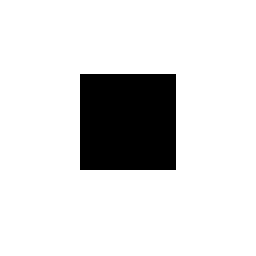
//> input picture source/Rect1.bmp, 128 x 128 px (shown 2 times larger)
$ ./lab4   (built with g++ and OpenCV 4)
//> lines starting //> are read from the running program, lines starting //| are printed output that depends on the picture; after the words box and inside, x2 and y2 are one past the last pixel; in counts of white or black regions, pixels touching at a corner belong together
#include <iostream>
#include <ctime>
#include <complex>
#include <opencv2/core/core.hpp>
#include <opencv2/highgui/highgui.hpp>
#define M_PI       3.14159265358979323846
using namespace std;
using namespace cv;
// [77 lines left out: functions fourier, ifourier, lab14, not called in this run]
vector<complex<double> >fft(vector<complex<double> >x) {
	int n = x.size();
	if (n == 1)
		return x;
	complex<double >j(0, 1);
	complex<double >nj(0, -1);
	complex<double >wn = exp(nj * (2 * M_PI / n));
	complex<double >w(1, 0);
	vector<complex<double >>x0, x1;
	for (int i = 0; i<n;) {
		x0.push_back(x[i++]);
		x1.push_back(x[i++]);
	}
	vector<complex<double >>y0 = fft(x0);
	vector<complex<double >>y1 = fft(x1);
	vector<complex<double >>y;
	y.resize(n);
	for (int k = 0; k<n / 2; ++k) {
		y[k] = y0[k] + w * y1[k];
		y[k + n / 2] = y0[k] - w * y1[k];
		w = w * wn;
	}
	return y;
}
vector<vector<complex<double> > >fastFourier(Mat image) {
	int nr = image.rows;
	int nc = image.cols;
	vector<vector<complex<double> > >outMatrix;
	outMatrix.resize(nr);
	vector<complex<double> >tempCol, tempRow, tempCol2;
	tempCol.resize(nr);
	tempRow.resize(nc);
	int t;
	for (int i = 0; i < nr; ++i) {
		const uchar *inData = image.ptr<uchar>(i);
		for (int j = 0; j<nc; ++j) {
			t = (int)inData[j];
			tempRow[j] = complex<double>(t);
		}
		outMatrix[i] = fft(tempRow);
	}
	for (int j = 0; j<nc; ++j) {
		for (int i = 0; i<nr; ++i) {
			tempCol[i] = outMatrix[i][j];
		}
		tempCol2 = fft(tempCol);
		for (int i = 0; i<nr; i++) {
			outMatrix[i][j] = tempCol2[i];
		}
	}
	return outMatrix;
}
vector<vector<complex<double> > >ifft(vector<vector<complex<double> > >inMatrix) {
	int nr = inMatrix.size();
	int nc = inMatrix[0].size();
	vector<vector<complex<double> > >outMatrix;
	outMatrix.resize(nr);
	vector<complex<double >>tempCol, tempRow, tempCol2;
	tempCol.resize(nr);
	tempRow.resize(nc);
	for (int i = 0; i<nr; ++i) {
		for (int j = 0; j<nc; ++j) {
			tempRow[j] =complex<double>(inMatrix[i][j].real(), -inMatrix[i][j].imag());
		}
		outMatrix[i] = fft(tempRow);
	}
	for (int j = 0; j<nc; ++j) {
		for (int i = 0; i<nr; ++i) {
			tempCol[i] = outMatrix[i][j];
		}
		tempCol2 = fft(tempCol);
		for (int i = 0; i<nr; i++) {
			outMatrix[i][j] =complex<double >(tempCol2[i].real(), -tempCol2[i].imag());
		}
	}
	return outMatrix;
}
vector<vector<complex<double> > > filter(vector<vector<complex<double> > >inMatrix, double r0,double r1, bool pass) {
	vector<vector<complex<double> > >outMatrix;
	int nr = inMatrix.size();
	int nc = inMatrix[0].size();
	outMatrix.resize(nr);
	for (int i = 0; i<nr; ++i) {
		outMatrix[i].resize(nc);
	}
	double dis;
	for (int i = 0; i<nr / 2; ++i) {
		for (int j = 0; j<nc / 2; ++j) {
			dis = sqrt(i * i + j * j);
			if (dis >= r0 && dis<r1) {
				outMatrix[i][j] =pass ? inMatrix[i][j] : complex<double>(0, 0);
			} else {
				outMatrix[i][j] =pass ? complex<double>(0,0) :inMatrix[i][j];
			}
		}
	}
	for (int i = nr / 2; i<nr; ++i) {
		for (int j = 0; j<nc / 2; ++j) {
			dis = sqrt((i - nr + 1) * (i - nr + 1) + j * j);
			if (dis >= r0 && dis<r1) {
				outMatrix[i][j] =pass ? inMatrix[i][j] : complex<double>(0, 0);
			} else {
				outMatrix[i][j] =pass ? complex<double>(0,0) : inMatrix[i][j];
			}
		}
	}
	for (int i = 0; i<nr / 2; ++i) {
		for (int j = nc / 2; j<nc; ++j) {
			dis = sqrt(i * i + (j - nc + 1) * (j - nc + 1));
			if (dis >= r0 && dis<r1) {
				outMatrix[i][j] =pass ? inMatrix[i][j] : complex<double>(0, 0);
			} else {
				outMatrix[i][j] =pass ? complex<double>(0,0) :inMatrix[i][j];
			}
		}
	}
	for (int i = nr / 2; i<nr; ++i) {
		for (int j = nc / 2; j<nc; ++j) {
			dis =sqrt((i - nr + 1) * (i - nr + 1) +(j - nc + 1) * (j - nc + 1));
			if (dis >= r0 && dis<r1) {
				outMatrix[i][j] =pass ? inMatrix[i][j] : complex <double >(0, 0);
			} else {
				outMatrix[i][j] =pass ? complex<double >(0,0) :inMatrix[i][j];
			}
		}
	}
	return outMatrix;
}
vector<vector<complex<double> > > ifftMargin(vector<vector<complex<double > > > inMatrix) {
	int nr = inMatrix.size();
	int nc = inMatrix[0].size();
	vector<vector<complex<double> > >outMatrix;
	outMatrix.resize(nr);
	vector<complex<double> >tempCol, tempRow, tempCol2;
	tempCol.resize(nr);
	tempRow.resize(nc);
	for (int i = 0; i<nr; ++i) {
		for (int j = 0; j<nc; ++j) {
			tempRow[j] = complex<double>(abs(inMatrix[i][j]));
		}
		outMatrix[i] = fft(tempRow);
	}
	for (int j = 0; j<nc; ++j) {
		for (int i = 0; i<nr; ++i) {
			tempCol[i] = outMatrix[i][j];
		}
		tempCol2 = fft(tempCol);
		for (int i = 0; i<nc; i++) {
			outMatrix[i][j] = tempCol2[i];
		}
	}
	return outMatrix;
}
vector<vector<complex<double> > >ifftPhase(vector<vector<complex<double> > >inMatrix) {
	int nr = inMatrix.size();
	int nc = inMatrix[0].size();
	vector<vector<complex<double> > >outMatrix;
	outMatrix.resize(nr);
	vector<complex<double> >tempCol, tempRow, tempCol2;
	tempCol.resize(nr);
	tempRow.resize(nc);
	for (int i = 0; i<nr; ++i) {
		for (int j = 0; j<nc; ++j) {
			tempRow[j] =complex<double>(inMatrix[i][j].imag(),inMatrix[i][j].real()) /(abs(inMatrix[i][j]) + 0.00001);
		}
		outMatrix[i] = fft(tempRow);
	}
	for (int j = 0; j<nc; ++j) {
		for (int i = 0; i<nr; ++i) {
			tempCol[i] = outMatrix[i][j];
		}
		tempCol2 = fft(tempCol);
		for (int i = 0; i<nc; i++) {
			outMatrix[i][j] = tempCol2[i];
		}
	}
	return outMatrix;
}
Mat showMargin(vector<vector<complex<double> > >matrix) {
	int nr = matrix.size();
	int nc = matrix[0].size();
	Mat outImage(nr, nc, CV_8U);
	double max = 0.0;
	for (int i = 0; i<nr; ++i) {
		for (int j = 0; j<nc; ++j) {
			max =max >log(abs(matrix[i][j]) +1.0) ? max : log(abs(matrix[i][j]) + 1.0);
		}
	}
	max = 255.0 / max;
	for (int i = 0; i<nr; ++i) {
		uchar * outData = outImage.ptr<uchar>(i);
		for (int j = 0; j<nc; ++j) {
			outData[j] =(uchar)(log(abs(matrix[i][j]) + 1.0) * max);
		}
	}
	int cx = outImage.cols / 2;
	int cy = outImage.rows / 2;
	Mat q0(outImage, Rect(0, 0, cx, cy));
	Mat q1(outImage, Rect(cx, 0, cx, cy));
	Mat q2(outImage, Rect(0, cy, cx, cy));
	Mat q3(outImage, Rect(cx, cy, cx, cy));
	Mat tmp;
	q0.copyTo(tmp);
	q3.copyTo(q0);
	tmp.copyTo(q3);
	q1.copyTo(tmp);
	q2.copyTo(q1);
	tmp.copyTo(q2);
	return outImage;
}
Mat showPhase(vector<vector<complex<double > > >matrix) {
	int nr = matrix.size();
	int nc = matrix[0].size();
	Mat outImage(nr, nc, CV_8U);
	double max = 0.0;
	for (int i = 0; i<nr; ++i) {
		for (int j = 0; j<nc; ++j) {
			max = max >atan(matrix[i][j].imag() /matrix[i][j].real())? max : atan(matrix[i][j].imag() /matrix[i][j].real());
		}
	}
	max = 255.0 / max;
	for (int i = 0; i<nr; ++i) {
		uchar * outData = outImage.ptr<uchar>(i);
		for (int j = 0; j<nc; ++j) {
			outData[j] = (uchar) (atan (matrix[i][j].imag() / matrix[i][j].real()) * max);
		}
	}
	return outImage;
}
Mat showInverse(vector<vector<complex<double> > > matrix) {
	int nr = matrix.size();
	int nc = matrix[0].size();
	Mat outImage(nr, nc, CV_8U);
	double max = 0.0, min = 1e10;
	for (int i = 0; i<nr; ++i) {
		for (int j = 0; j<nc; ++j) {
			max =max > abs(matrix[i][j]) ? max : abs(matrix[i][j]);
			min =min < abs(matrix[i][j]) ? min : abs(matrix[i][j]);
		}
	}
	double scale = (max - min) / 255.0;
	for (int i = 0; i<nr; ++i) {
		uchar * outData = outImage.ptr<uchar>(i);
		for (int j = 0; j<nc; ++j) {
			outData[j] =(uchar) ((abs(matrix[i][j]) - min) / scale);
		}
	}
	return outImage;
}
int main(int argc, char **argv) {
	String s;
	if (argc > 1) {
		s = argv[1];
	} else {
		s = "../source/rect1.bmp";
	}
	Mat image = imread(s, CV_8U);
//> image: 128 rows x 128 cols, CV_8UC1; values 0 (black) and 246 (white), 85.9% white; 1 black region, box (x1, y1, x2, y2) and area: (40, 37, 88, 85) 2304
	if (image.empty()) {
		cout << "Can't open image " << s << endl;
		return -1;
	}
	imshow("image", image);
// [6 lines of commented-out code are left out]

	vector<vector<complex<double> > >fftMatrix = fastFourier(image);
//> after the loop in fastFourier, `for (int i = 0; i < nr; ++i)`: t = 246
//> fftMatrix = 128 items

	Mat fastfourierImageMargin = showMargin(fftMatrix);
//> in showMargin, `int nr = matrix.size();`: nr = 128
//> in showMargin, `Mat outImage(nr, nc, CV_8U);`: outImage: 128 rows x 128 cols, CV_8UC1; every value is 0
//> the loop in showMargin, `for (int i = 0; i<nr; ++i)` made 128 passes
//> after the loop in showMargin, `for (int i = 0; i<nr; ++i)`: max = 15.06
//> in showMargin, `max = 255.0 / max;`: max = 16.93
//> in showMargin, `Mat q0(outImage, Rect(0, 0, cx, cy));`:
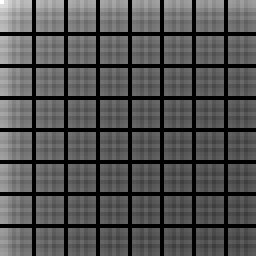
//> q0: 64 rows x 64 cols, CV_8UC1 (shown 4 times larger); min 0, max 255, mean 82.8
//> in showMargin, `Mat q2(outImage, Rect(0, cy, cx, cy));`:
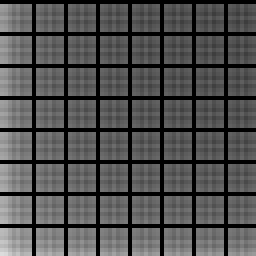
//> q2: 64 rows x 64 cols, CV_8UC1 (shown 4 times larger); min 0, max 220, mean 80.5
//> in showMargin, `Mat q3(outImage, Rect(cx, cy, cx, cy));`:
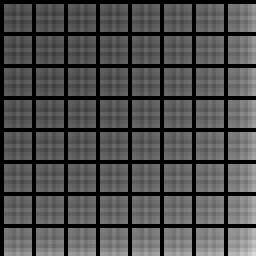
//> q3: 64 rows x 64 cols, CV_8UC1 (shown 4 times larger); min 0, max 216, mean 78.3
//	fastfourierImage = lab14(fastfourierImage);
	imshow("fast fourier Margin image", fastfourierImageMargin);

	Mat fastfourierImagePhase = showPhase(fftMatrix);
//> in showPhase, `int nr = matrix.size();`: nr = 128
//> the loop in showPhase, `for (int i = 0; i<nr; ++i)` made 128 passes
//> max on passes 1 to 12: -0.0245, 0.147, 0.319, 0.491, 0.663, 0.834, 1.01, 1.18, nan, 1.52, 1.55, -1.28
//> after the loop in showPhase, `for (int i = 0; i<nr; ++i)`: max = -0.196
//> in showPhase, `max = 255.0 / max;`: max = -1298.7
//> the loop in showPhase, `for (int i = 0; i<nr; ++i)` made 128 passes
//> after the loop in showPhase, `for (int i = 0; i<nr; ++i)`:
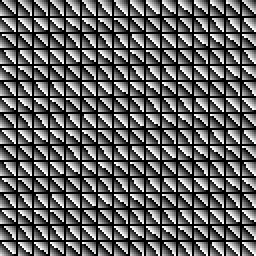
//> outImage: 128 rows x 128 cols, CV_8UC1 (shown 2 times larger); min 0, max 255, mean 99
//	fastfourierImage = lab14(fastfourierImage);
	imshow("fast fourier Phase image", fastfourierImagePhase);

	vector<vector<complex<double> > >ifftMatrixMargin =ifftMargin(fftMatrix);
//> in ifftMargin, `int nr = inMatrix.size();`: nr = 128
//> in ifftMargin, `outMatrix.resize(nr);`: outMatrix = 128 items
//> the loop in ifftMargin, `for (int i = 0; i<nr; ++i)` made 128 passes
//> the loop in ifftMargin, `for (int j = 0; j<nc; ++j)` made 128 passes
//> ifftMatrixMargin = 128 items
	Mat ifastfourierImageMargin = showInverse(ifftMatrixMargin);
//> in showInverse, `int nr = matrix.size();`: nr = 128
//> the loop in showInverse, `for (int i = 0; i<nr; ++i)` made 128 passes
//> min on passes 1 to 12: 623429.5, 616502.6, 83736.3, 83736.3, 83736.3, 83736.3, 83736.3, 83736.3, 83736.3, 83736.3, 83736.3, 83736.3
//> after the loop in showInverse, `for (int i = 0; i<nr; ++i)`: max = 29367389.4; min = 83736.3
//> in showInverse, `double scale = (max - min) / 255.0;`: scale = 114837.9
//> the loop in showInverse, `for (int i = 0; i<nr; ++i)` made 128 passes
//> after the loop in showInverse, `for (int i = 0; i<nr; ++i)`:
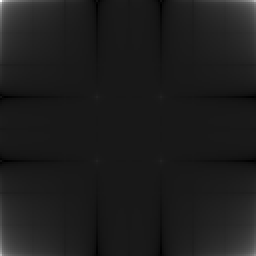
//> outImage: 128 rows x 128 cols, CV_8UC1 (shown 2 times larger); min 0, max 254, mean 28.9
//	ifastfourierImageMargin = lab14(ifastfourierImageMargin);
	imshow("inverse fast fourier Margin image",ifastfourierImageMargin);

	vector<vector<complex<double> > >ifftMatrixPhase =ifftPhase(fftMatrix);
//> in ifftPhase, `int nr = inMatrix.size();`: nr = 128
//> in ifftPhase, `outMatrix.resize(nr);`: outMatrix = 128 items
//> the loop in ifftPhase, `for (int i = 0; i<nr; ++i)` made 128 passes
//> the loop in ifftPhase, `for (int j = 0; j<nc; ++j)` made 128 passes
//> ifftMatrixPhase = 128 items
	Mat ifastfourierImagePhase = showInverse(ifftMatrixPhase);
//> the loop in showInverse (call 2), `for (int i = 0; i<nr; ++i)` made 128 passes
//> (max, min) on passes 1 to 12: (126.2, 0.745), (148.5, 0.527), (191.4, 0.107), (295.6, 0.107), (827.2, 0.107), (827.2, 0.107), (827.2, 0.107), (827.2, 0.0627), (827.2, 0.0467), (827.2, 0.0467), (827.2, 0.0399), (827.2, 0.0399)
//> after the loop in showInverse (call 2), `for (int i = 0; i<nr; ++i)`: max = 2759.4; min = 0.00635
//> in showInverse (call 2), `double scale = (max - min) / 255.0;`: scale = 10.82
//> the loop in showInverse (call 2), `for (int i = 0; i<nr; ++i)` made 128 passes
//> after the loop in showInverse (call 2), `for (int i = 0; i<nr; ++i)`:
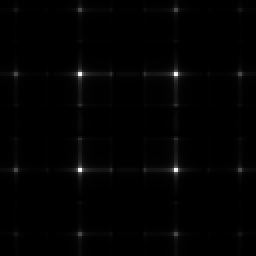
//> outImage: 128 rows x 128 cols, CV_8UC1 (shown 2 times larger); min 0, max 255, mean 2.3
//	ifastfourierImagePhase = lab14(ifastfourierImagePhase);
	imshow("inverse fast fourier Phase image", ifastfourierImagePhase);

	fftMatrix = filter(fftMatrix,0,25,true);
//> in filter, `int nr = inMatrix.size();`: nr = 128
//> in filter, `outMatrix.resize(nr);`: outMatrix = 128 items
//> the loop in filter, `for (int i = 0; i<nr; ++i)` made 128 passes
//> the loop in filter, `for (int i = 0; i<nr / 2; ++i)` made 64 passes
//> dis on passes 1 to 12: 63, 63.01, 63.03, 63.07, 63.13, 63.2, 63.29, 63.39, 63.51, 63.64, 63.79, 63.95
//> after the loop in filter, `for (int i = 0; i<nr / 2; ++i)`: dis = 89.1
//> the loop in filter, `for (int i = nr / 2; i<nr; ++i)` made 64 passes
//> dis on passes 1 to 12: 89.1, 88.39, 87.69, 87, 86.31, 85.63, 84.96, 84.29, 83.63, 82.98, 82.33, 81.69
//> the loop in filter, `for (int i = 0; i<nr / 2; ++i)` made 64 passes
//> the loop in filter, `for (int i = nr / 2; i<nr; ++i)` made 64 passes

	vector<vector<complex<double> > > ifftMatrix = ifft(fftMatrix);
//> the loop in ifft, `for (int i = 0; i<nr; ++i)` made 128 passes
//> the loop in ifft, `for (int j = 0; j<nc; ++j)` made 128 passes
	Mat ifastfourierImage = showInverse(ifftMatrix);
//> the loop in showInverse (call 3), `for (int i = 0; i<nr; ++i)` made 128 passes
//> after the loop in showInverse (call 3), `for (int i = 0; i<nr; ++i)`:
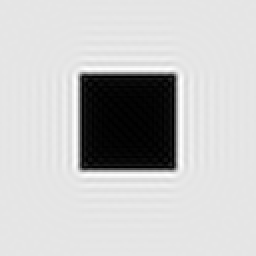
//> outImage: 128 rows x 128 cols, CV_8UC1 (shown 2 times larger); min 0, max 255, mean 198.1
	imshow("inverse fast fourier image", ifastfourierImage);


	waitKey();
	return 0;
}
